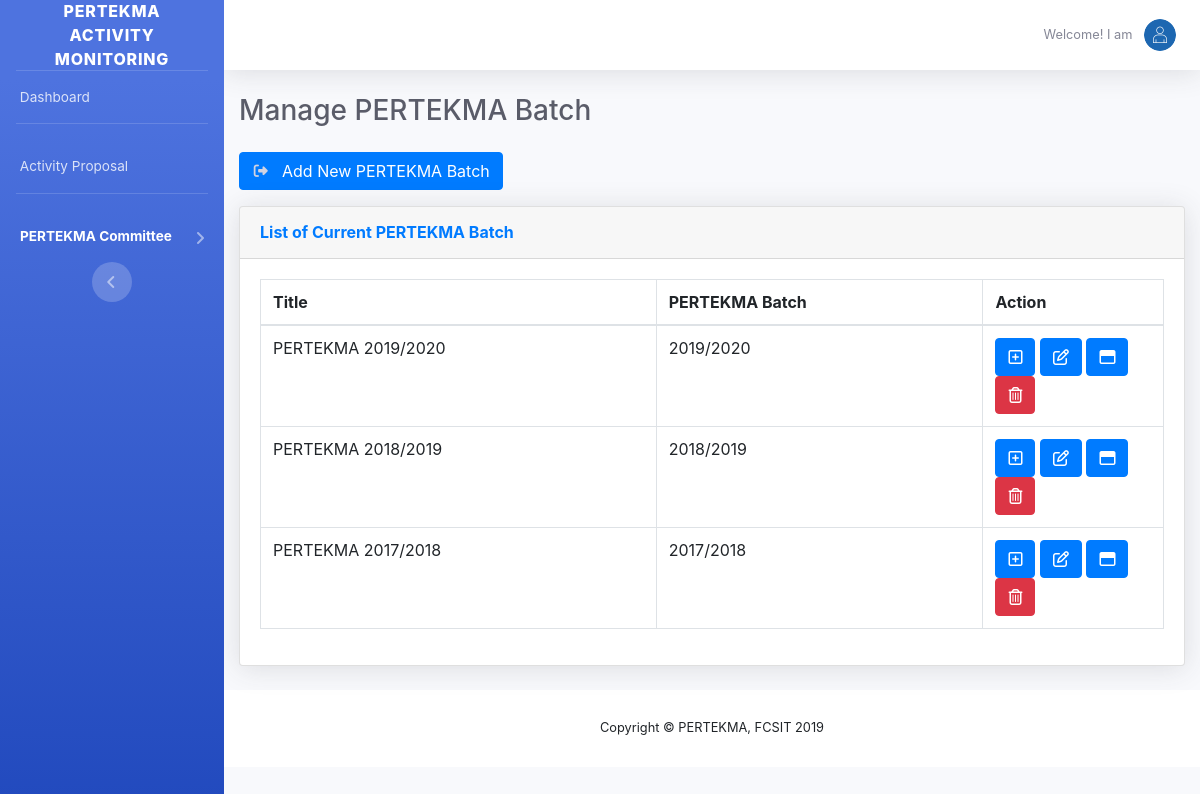
Screenshot of /admin/acaSession-add.php with the database file from the repository.
### tables this page shows
CREATE TABLE `academicsession` (
  `acaSessionId` int(11) NOT NULL,
  `iduser` int(11) NOT NULL,
  `pertekma` varchar(255) NOT NULL,
  `acaSession` varchar(255) NOT NULL,
  `totalProposal` int(11) NOT NULL
);

### admin/acaSession-add.php (the view, shortened to what this page needs)
<?php
	require_once('../connect.php');
?>
<!DOCTYPE html>
<html lang="en">
<head>
  <link href="../vendor/fontawesome-free/css/all.min.css" rel="stylesheet" type="text/css">
  <link href="../css/sb-admin-2.min.css" rel="stylesheet">
  <link href="../vendor/datatables/dataTables.bootstrap4.min.css" rel="stylesheet">
  <link href="../css/bootstrap.min.css" rel="stylesheet">
<link href="../css/calender/css/gijgo.min.css" rel="stylesheet">
</head>
<body id="page-top">
  <div id="wrapper">
    <ul class="navbar-nav bg-gradient-primary sidebar sidebar-dark accordion" id="accordionSidebar">
      <a class="sidebar-brand d-flex align-items-center justify-content-center" href="../index.html">
        <div class="sidebar-brand-text mx-3">PERTEKMA Activity Monitoring</div>
      </a>
      <hr class="sidebar-divider my-0">
      <li class="nav-item ">
        <a class="nav-link" href="../admin/index.php">
        <span>&nbsp;Dashboard</span></a>
      </li>
      <hr class="sidebar-divider">
      <li class="nav-item">
        <a class="nav-link" href="proposal.php">
          <span>&nbsp;Activity Proposal</span></a>
      </li>
      <hr class="sidebar-divider">
    <li class="nav-item active ">
        <a class="nav-link collapsed" href="#" data-toggle="collapse" data-target="#collapseThree" aria-expanded="true" aria-controls="collapseThree">
          <span>PERTEKMA Committee</span>
        </a>
      </li>
      <div class="text-center d-none d-md-inline">
        <button class="rounded-circle border-0" id="sidebarToggle"></button>
      </div>
    </ul>
    <div id="content-wrapper" class="d-flex flex-column">
      <div id="content">
        <nav class="navbar navbar-expand navbar-light bg-white topbar mb-4 static-top shadow">
          <ul class="navbar-nav ml-auto">
            <li class="nav-item dropdown no-arrow">
              <a class="nav-link dropdown-toggle" href="#" id="userDropdown" role="button" data-toggle="dropdown" aria-haspopup="true" aria-expanded="false">
                <span class="mr-2 d-none d-lg-inline text-gray-600 small">Welcome! I am&nbsp;<?php echo $username; ?></span>
                <img class="img-profile rounded-circle" src="../img/sue.png">
              </a>
            </li>
          </ul>
        </nav>
        <div class="container-fluid">
          <div class="d-sm-flex align-items-center justify-content-between mb-4">
            <h1 class="h3 mb-0 text-gray-800">Manage PERTEKMA Batch</h1>
          </div>
          <div class="">
  			<p class="lead">
  				<a class="btn btn-primary" href="#" data-toggle="modal" data-target="#newAcademicSession">
                  <i class="fas fa-sign-out-alt fa-sm fa-fw mr-2 text-gray-400"></i>
                  Add New PERTEKMA Batch
                </a>
			</p>
		  </div>
          <div id="page-wrapper">
            <div class="row">
            	<div class="col-lg-12">
            		<div class="card shadow mb-4">
					<div class="card-header py-3">
					  <h6 class="m-0 font-weight-bold text-primary">List of Current PERTEKMA Batch</h6>
					</div>
					<div class="card-body">
					  <div class="table-responsive">
						<table class="table table-bordered" id="" width="100%" cellspacing="0">
						  <thead>
							<tr>
							  <th>Title</th>
							  <th>PERTEKMA Batch</th>
							  <th width="20%">Action</th>
							</tr>
						  </thead>
						  <tbody>
							<?php
							$academicsession=mysqli_query($con, "SELECT * FROM academicsession ORDER BY acaSessionId DESC");
							  while($col = mysqli_fetch_array($academicsession)){
								  $Title=$col["pertekma"];
								  $AcademicSession=$col["acaSession"];
							?>
							<tr>
							  <td><?php echo $Title; ?></td>
							  <td><?php echo $AcademicSession; ?></td>
							  <td>
								  <a href="acaSession-add2.php?id=<?php echo $col["acaSessionId"]; ?>" class="" data-toggle="modal"><span class="btn btn-primary btn-xs fa fa-plus-square" data-toggle="tooltip" data-placement="left" title="" data-original-title="Add Details"></span></a>
								  <a href="#" class="" data-toggle="modal" data-target="#editAcademicSession<?php echo $col["acaSessionId"]; ?>"><span class="btn btn-primary btn-xs fa fa-edit" data-toggle="tooltip" data-placement="left" title="" data-original-title="Edit Detail"></span></a>
								  <a href="acaSession-view.php?id=<?php echo $col["acaSessionId"]; ?>" class="" data-toggle="modal"><span class="btn btn-primary btn-xs fa fa-window-maximize" data-toggle="tooltip" data-placement="left" title="" data-original-title="View Details"></span></a>
								  <a href="#" class="" data-toggle="modal" data-target="#deleteAcademicSession<?php echo $col["acaSessionId"]; ?>"><span class="btn btn-danger btn-xs fa fa-trash-alt" data-toggle="tooltip" data-placement="left" title="" data-original-title="Delete Batch"></span></a>
							  </td>
							</tr>
							<?php } ?>
						  </tbody>
						</table>
					  </div>
					</div>
				  </div>
				</div>
            </div>
             </div>
      </div>
      <footer class="sticky-footer bg-white">
        <div class="container my-auto">
          <div class="copyright text-center my-auto">
            <span>Copyright &copy; PERTEKMA, FCSIT 2019</span>
          </div>
        </div>
      </footer>
    </div>
  </div>
</body>
</html>

### rows the page displays
academicsession: pertekma "PERTEKMA 2019/2020", acaSession "2019/2020"
academicsession: pertekma "PERTEKMA 2018/2019", acaSession "2018/2019"
academicsession: pertekma "PERTEKMA 2017/2018", acaSession "2017/2018"
